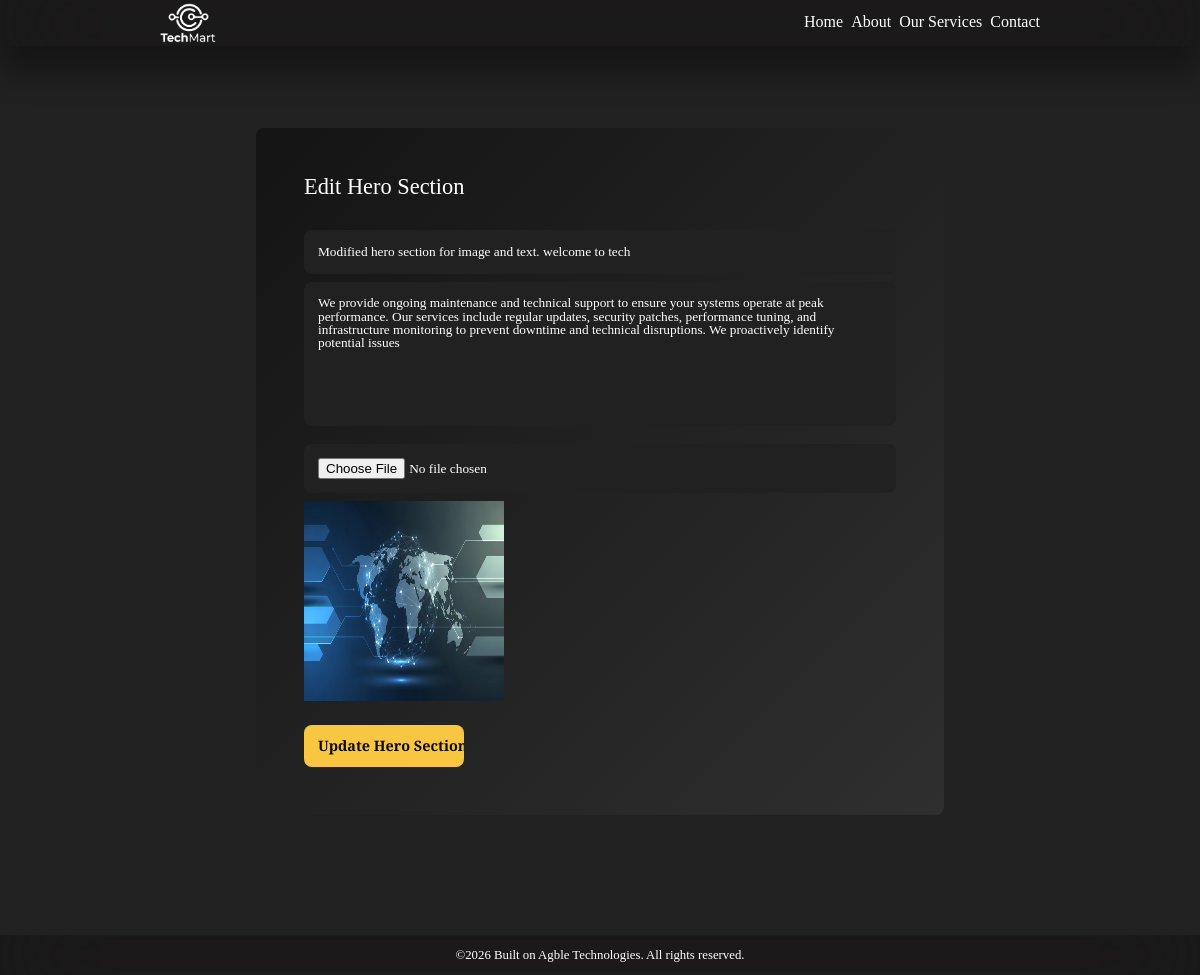
Before: /edit_hero/1/ (signed in) with the older database file.
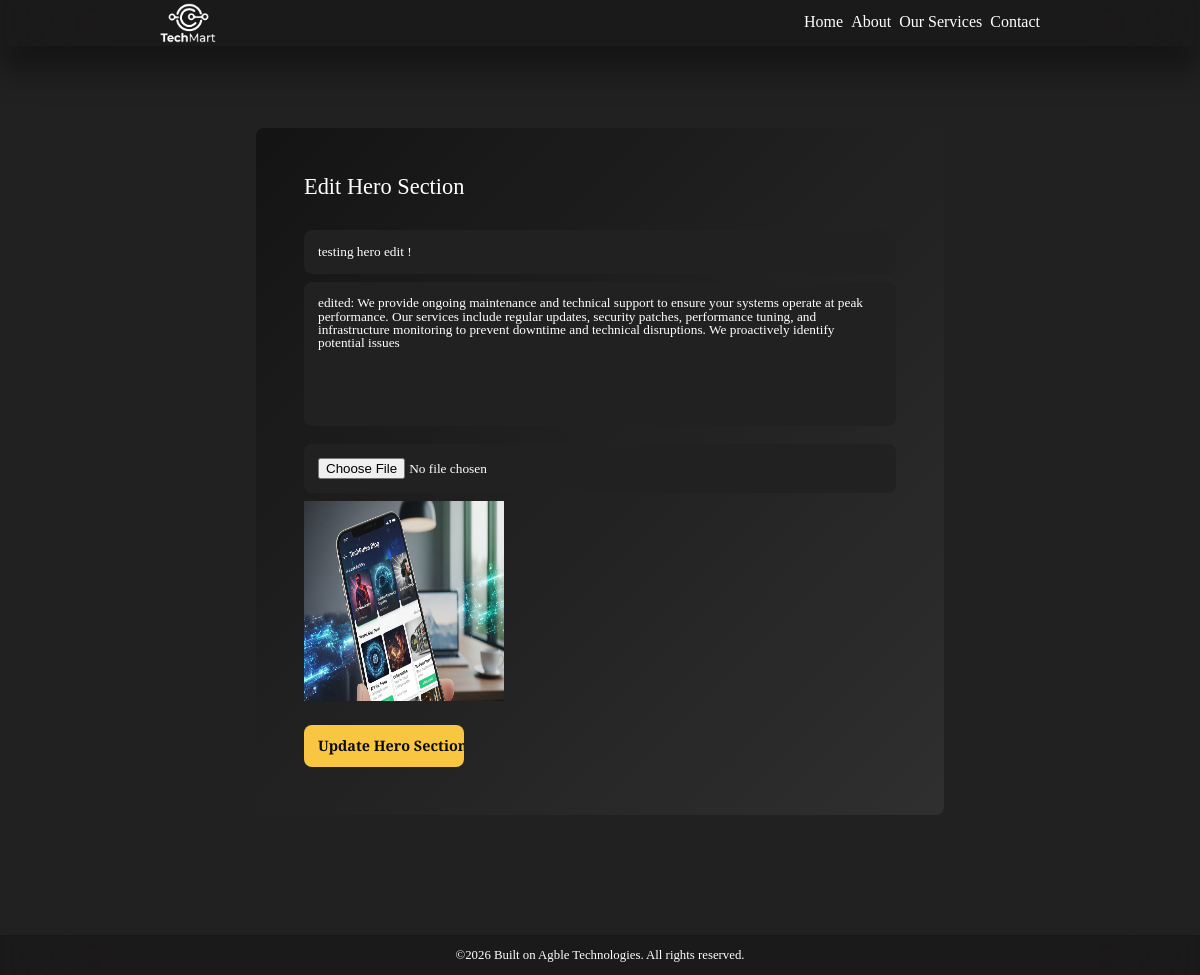
After: the same page with the newer database file.
### main/models.py (models this page shows, shortened)
class Hero_Section(models.Model):
    hero_text_title = models.CharField(max_length=60)
    hero_text_body = models.TextField(max_length=300)
    hero_image = models.ImageField(upload_to=image_upload_path)

### main/views.py (the view, shortened to what this page needs)
# urls.py: path('edit_hero/<int:hero_id>/', views.edit_hero, name='edit_hero'),
@login_required
def edit_hero(request, hero_id):
    import os
    from django.conf import settings
    hero = Hero_Section.objects.get(pk=hero_id)
    return render(request, 'main/edit_hero.html', {'hero': hero})

### main/templates/main/edit_hero.html (shortened to what this page needs)
{% extends 'main/layout.html' %}
{% load static %}
{% block content %}
<div class="form_field">
<h2>Edit Hero Section</h2>
<form method="post" enctype="multipart/form-data">
    <input type="text" name="hero_text_title" id="hero_text_title" value="{{ hero.hero_text_title }}"
        placeholder="Enter Hero Title" required>
    <textarea name="hero_text_body" id="hero_text_body"
        placeholder="Enter Hero Text">{{ hero.hero_text_body }}</textarea>
    <input type="file" name="hero_image" id="hero_image">
    {% if hero.hero_image %}
    <img src="{{ hero.hero_image.url }}" alt="{{ hero.hero_text_title }}" width=200 height=200 />
    {% endif %}
    <input type="submit" class="submit" value="Update Hero Section">
</form>
</div>
{% endblock %}

Changed rows visible on the page:
changed Hero_Section: hero_text_title "Modified hero section for image and text. welcome to tech" → "testing hero edit !"; hero_text_body "We provide ongoing maintenance…" → "edited: We provide ongoing maintenance…"; hero_image: a different picture
